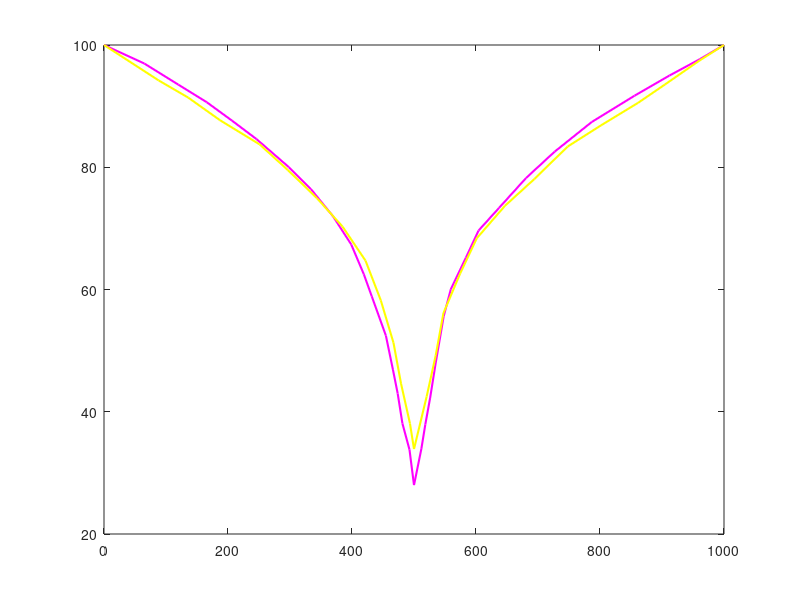

Write MATLAB code to recreate this figure.


% Caso 1
% MODFLOW
A=[0	100
64.8752	96.9778
119.683	93.5266
165.569	90.6505
206.351	87.6318
245.857	84.6132
298.101	80.0146
333.775	76.4227
369.439	71.9699
398.723	67.3746
419.076	62.4937
431.790	58.9050
454.676	52.4455
466.092	46.8485
473.702	42.9736
481.299	38.0945
492.730	33.7887
500  	28.0
511.864	33.9294
518.287	37.9457
525.989	42.2488
534.983	47.9864
547.824	55.5885
559.354	60.0345
583.647	65.1960
604.106	69.6407
637.312	73.3662
680.734	78.2380
726.701	82.5356
786.705	87.4050
855.632	91.6993
911.791	94.9911
961.567	97.7099
1000	100];

plot(A(:,1),A(:,2),'m','LineWidth',1.5)
hold on
%VCFVM
AA=[0	100
88.3278	94.1929
135.699	91.4042
187.177	87.6885
251.022	83.7385
296.307	79.5614
343.644	74.9208
384.796	70.2816
421.807	64.7175
446.430	58.2302
466.921	51.2810
479.169	44.5652
493.483	38.0804
500	33.9
520.368	42.4723
534.924	49.1819
547.422	56.1235
574.346	62.5988
601.256	68.3796
646.714	73.6932
694.217	78.0804
747.923	83.3920
801.595	86.8519
861.457	90.5417
904.811	93.5409
960.553	97.4632
1000	100];

plot(AA(:,1),AA(:,2),'y','LineWidth',1.5)
%==========================================================================
% % Caso 3
% %MODFLOW
% C=[0	100
% 42.5211	97.6995
% 78.1505	95.8306
% 113.767	93.6750
% 144.288	91.6635
% 177.334	89.0781
% 205.278	86.4934
% 223.057	84.7705
% 250.335	81.9
% 281.697	84.0452
% 343.025	86.3303
% 417.057	87.4667
% 485.940	87.6001
% 565.021	87.5888
% 618.579	87.2944
% 661.894	86.1412
% 700.101	84.8454
% 750.440	81.9
% 786.861	85.4065
% 832.981	89.8443
% 879.055	93.2785
% 930.218	96.4253
% 1000	100];
% 
% plot(C(:,1),C(:,2),'b','LineWidth',1.5)
% hold on
% % VCFVM
% D=[0	100
% 58.3165	97.4486
% 99.7270	94.8992
% 144.096	92.1798
% 191.389	88.6125
% 209.105	86.9146
% 223.783	83.8613
% 250.218	79
% 271.119	81.1414
% 294.999	83.8492
% 321.802	85.7091
% 378.242	86.8859
% 437.616	87.3844
% 499.938	87.5433
% 556.309	87.3642
% 612.662	86.8462
% 668.997	85.9892
% 713.410	84.1173
% 734.023	81.0630
% 750.787	79
% 772.669	82.4123
% 793.625	85.9681
% 817.505	88.6759
% 850.286	91.3822
% 889.002	94.0875
% 930.668	96.4533
% 966.382	98.4811
% 1000	100];
% 
% plot(D(:,1),D(:,2),'k','LineWidth',1.5)
% hold on
